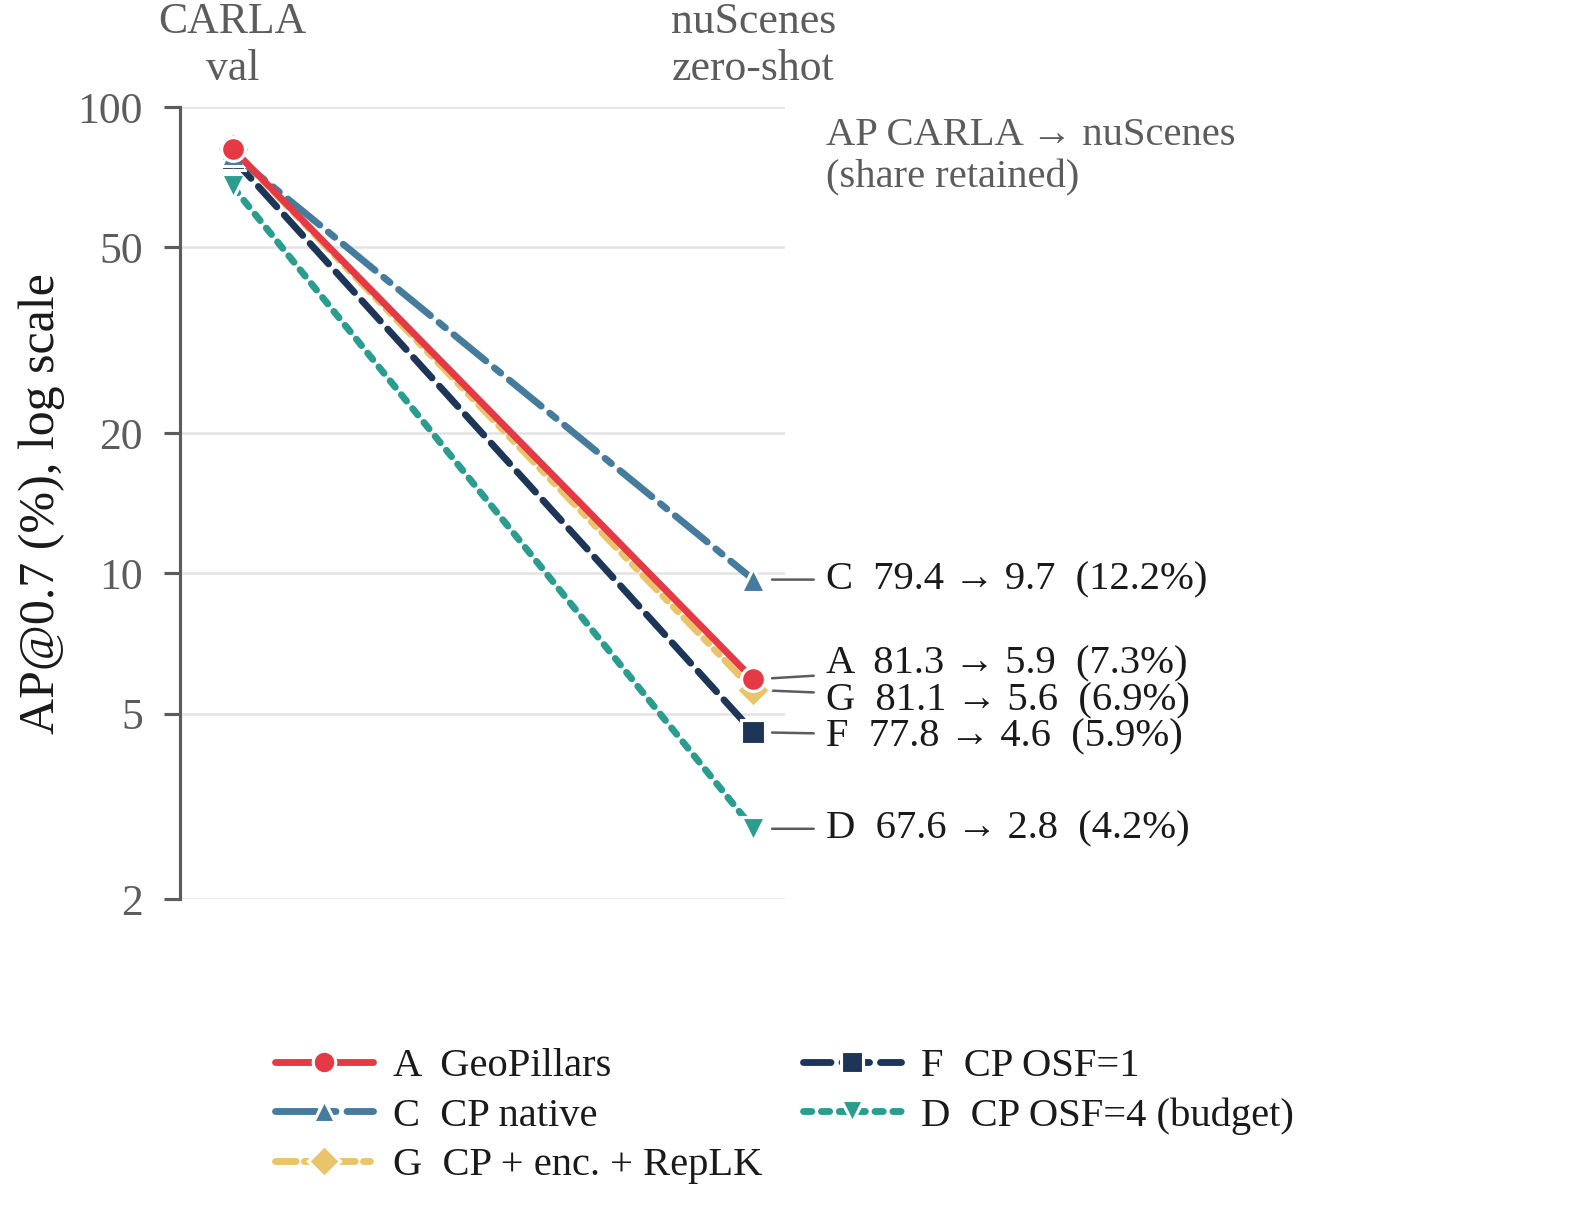

Source code (Python):
#!/usr/bin/env python3
"""Fig. 5: sim-to-real collapse, AP@0.7 on CARLA test vs zero-shot nuScenes."""

import json
import os.path as osp
import sys

import matplotlib.pyplot as plt
import numpy as np
from matplotlib.ticker import FixedLocator, NullLocator

HERE = osp.dirname(osp.abspath(__file__))
sys.path.insert(0, HERE)
import paper_style as ps

ORDER = ["D", "F", "G", "C", "A"]
YLO, YHI = 2.0, 100.0


def main():
    ps.apply()
    runs = json.load(open(osp.join(HERE, "data", "paper_metrics.json")))["runs"]
    carla = {k: 100 * runs[k]["carla_test"]["AP@0.7"] for k in ORDER}
    nusc = {k: 100 * runs[k]["nusc_zeroshot"]["AP@0.7"] for k in ORDER}

    fig, ax = plt.subplots(figsize=(ps.COLUMN_W, 2.75))
    fig.subplots_adjust(left=0.115, right=0.5, bottom=0.26, top=0.9)
    for z, k in enumerate(ORDER):
        ps.run_line(ax, [0, 1], [carla[k], nusc[k]], k, lw=1.1, ms=3.8, z=3 + z)

    ax.set_yscale("log")
    ax.set_ylim(YLO, YHI)
    ax.yaxis.set_major_locator(FixedLocator([2, 5, 10, 20, 50, 100]))
    ax.yaxis.set_minor_locator(NullLocator())
    ax.set_yticklabels(["2", "5", "10", "20", "50", "100"])
    ax.set_ylabel("AP@0.7 (%), log scale", labelpad=2)
    ax.set_xlim(-0.1, 1.06)
    ax.set_xticks([0, 1])
    ax.set_xticklabels(["CARLA\nval", "nuScenes\nzero-shot"])
    ax.xaxis.set_ticks_position("top")
    ax.tick_params(axis="x", length=0, pad=3)
    ax.grid(axis="x", visible=False)
    for side in ("bottom", "right", "top"):
        ax.spines[side].set_visible(False)

    right = sorted(ORDER, key=nusc.get)
    rpos = 10 ** ps.spread(
        [np.log10(nusc[k]) for k in right], min_gap=0.078, lo=np.log10(YLO) + 0.03
    )
    for k, yl in zip(right, rpos):
        ax.annotate(
            f"{k}  {carla[k]:.1f} → {nusc[k]:.1f}  ({100 * nusc[k] / carla[k]:.1f}%)",
            xy=(1, nusc[k]),
            xytext=(1.14, yl),
            ha="left",
            va="center",
            fontsize=6.5,
            color=ps.INK,
            annotation_clip=False,
            arrowprops=dict(
                arrowstyle="-", color=ps.INK_MUTED, lw=0.4, shrinkA=0, shrinkB=3
            ),
        )
    ax.text(
        1.14,
        10 ** (np.log10(YHI) - 0.02),
        "AP CARLA → nuScenes\n(share retained)",
        ha="left",
        va="top",
        fontsize=6.5,
        color=ps.INK_MUTED,
        transform=ax.transData,
        clip_on=False,
    )

    handles = [
        plt.Line2D(
            [],
            [],
            color=ps.RUN_STYLE[k]["color"],
            ls=ps.RUN_STYLE[k]["ls"],
            lw=1.1,
            marker=ps.RUN_STYLE[k]["marker"],
            ms=3.6,
            mec="white",
            mew=0.5,
        )
        for k in reversed(ORDER)
    ]
    fig.legend(
        handles,
        [f"{k}  {ps.short(k)}" for k in reversed(ORDER)],
        loc="lower center",
        ncol=2,
        bbox_to_anchor=(0.5, 0.0),
        handlelength=2.4,
        handletextpad=0.5,
        columnspacing=1.0,
        labelspacing=0.3,
        fontsize=6.5,
    )
    ps.save(fig, "fig5_sim_to_real_slope")


if __name__ == "__main__":
    main()
